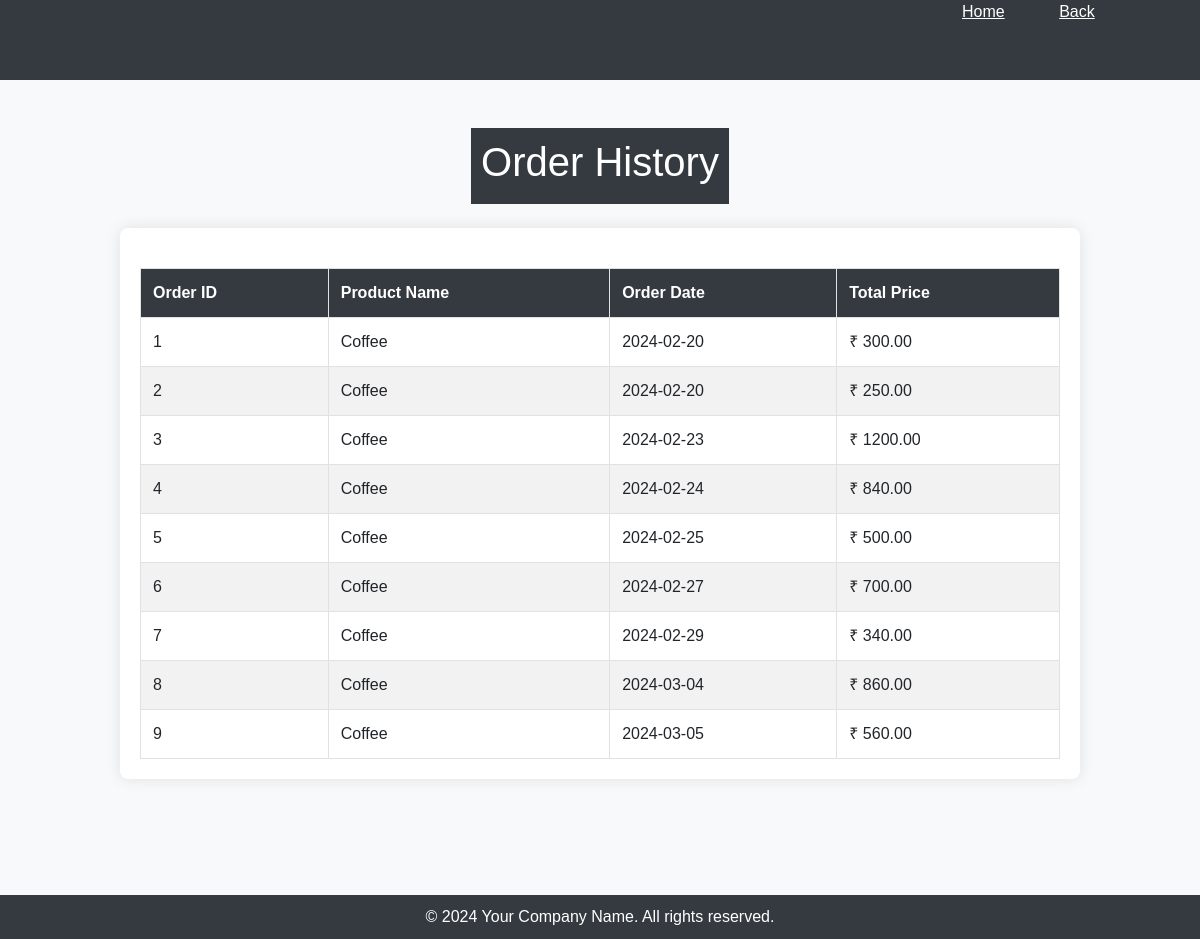
The app's page /ecommerceapp/orders/ (signed in) with its own data.
### ecommerceapp/models.py (models this page shows)
class place_order(models.Model):
    userid = models.IntegerField()
    prod_name=models.CharField(max_length=50)
    booked_date=models.CharField(max_length=50)
    amount=models.CharField(max_length=50)
    card_number=models.CharField(max_length=50)
    expiry=models.CharField(max_length=50)
    street=models.CharField(max_length=50)
    city=models.CharField(max_length=50)
    state=models.CharField(max_length=50)
    zip=models.CharField(max_length=50)

### ecommerceapp/views.py (the view)
# urls.py: path('orders/',orders),
def orders(request):
    idd=request.session['id']
    pname=[]
    bdate=[]
    amount=[]
    a=place_order.objects.all()
    for i in a:
        if idd==i.userid:
            pname1=i.prod_name
            pname.append(pname1)
            bdate1=i.booked_date
            bdate.append(bdate1)
            amount1=i.amount
            amount.append(amount1)
    mylist=zip(pname,bdate,amount)
    return render(request,'orders.html',{'mylist':mylist})

### ecommerceapp/templates/orders.html (shortened to what this page needs)
<!DOCTYPE html>
<html lang="en">
<head>
    <link href="https://cdn.jsdelivr.net/npm/bootstrap@5.0.2/dist/css/bootstrap.min.css" rel="stylesheet">
</head>
<body>
<div class="container-fluid" style="height:80px;background-color: #343a40;">
    <a href="http://127.0.0.1:8000/ecommerceapp/buyerprof/" style="color:white;margin-left:950px;margin-top:10px;">Home</a>
    <a href="http://127.0.0.1:8000/ecommerceapp/buyerprof/" style="color:white;margin-left:50px;">Back</a>
</div><br><br>
    <header>
        <h1>Order History</h1>
    </header><br>
    <main>
        <table>
            <thead>
                <tr>
                    <th>Order ID</th>
                    <th>Product Name</th>
                    <th>Order Date</th>
                    <th>Total Price</th>
                </tr>
            </thead>
            <tbody>
                {% for i,j,k in mylist %}
                <tr>
                    <td>{{forloop.counter}}</td>
                    <td>{{i}}</td>
                    <td>{{j}}</td>
                    <td>{{k}}</td>
                </tr>
                {% endfor %}
            </tbody>
        </table>
    </main><br><br><br><br>
    <footer>
        &copy; 2024 Your Company Name. All rights reserved.
    </footer>
</body>
</html>

### ecommerceapp/templates/orders.html (style rules this page uses)
body { font-family: 'Arial', sans-serif; background-color: #f8f9fa; margin: 0; padding: 0; display: flex; flex-direction: column; align-items: center; justify-content: center;  }
header { background-color: #343a40; color: #fff; padding: 10px; text-align: center; }
main { background-color: #fff; padding: 20px; border-radius: 8px; box-shadow: 0 0 15px rgba(0, 0, 0, 0.1); width: 80%; overflow-x: auto; }
table { width: 100%; border-collapse: collapse; margin-top: 20px; }
th, td { border: 1px solid #dee2e6; padding: 12px; text-align: left; }
th { background-color: #343a40; color: #fff; }
tbody tr:nth-child(even) { background-color: #f2f2f2; }
footer { background-color: #343a40; color: #fff; padding: 10px; text-align: center; margin-top: 20px; width: 100%; }

### records on screen
place_order: mylist "Coffee", mylist "2024-02-20", mylist "₹ 300.00"
place_order: mylist "Coffee", mylist "2024-02-20", mylist "₹ 250.00"
place_order: mylist "Coffee", mylist "2024-02-23", mylist "₹ 1200.00"
place_order: mylist "Coffee", mylist "2024-02-24", mylist "₹ 840.00"
place_order: mylist "Coffee", mylist "2024-02-25", mylist "₹ 500.00"
place_order: mylist "Coffee", mylist "2024-02-27", mylist "₹ 700.00"
place_order: mylist "Coffee", mylist "2024-02-29", mylist "₹ 340.00"
place_order: mylist "Coffee", mylist "2024-03-04", mylist "₹ 860.00"
place_order: mylist "Coffee", mylist "2024-03-05", mylist "₹ 560.00"
